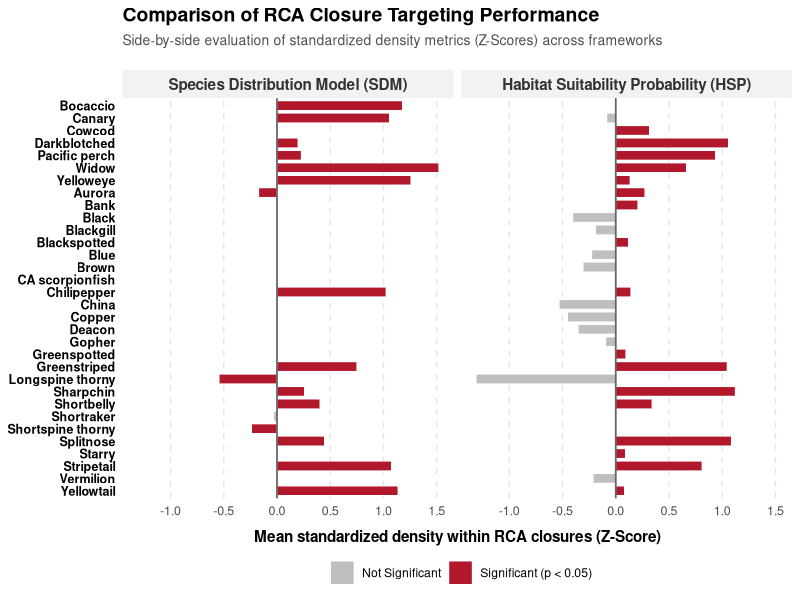

Write R code to recreate this figure.
# Generate plots of SDM and HSP z-scores with p-values from one-sample T-Test for RCA mapping project
# Blake Feist - created 18 May 2026

library(dplyr)
library(ggplot2)
library(readr)
library(tidyr)

### Pre-step
# assign the species names lookup and order and handle missing species alignment
species_order_map <- c(
  "mean_pauc" = "Bocaccio",
  "mean_pinn" = "Canary",
  "mean_levi" = "Cowcod",
  "mean_cram" = "Darkblotched",
  "mean_alut" = "Pacific perch",
  "mean_ento" = "Widow",
  "mean_rube" = "Yelloweye",
  "mean_auro" = "Aurora",
  "mean_rufu" = "Bank",
  "mean_mela" = "Black",
  "mean_omus" = "Blackgill",
  "mean_ctus" = "Blackspotted",
  "mean_myst" = "Blue",
  "mean_auri" = "Brown",
  "mean_guta" = "CA scorpionfish",
  "mean_good" = "Chilipepper",
  "mean_nebu" = "China",
  "mean_caur" = "Copper",
  "mean_diac" = "Deacon",
  "mean_carn" = "Gopher",
  "mean_chlo" = "Greenspotted",
  "mean_elon" = "Greenstriped",
  "mean_alti" = "Longspine thorny",
  "mean_zace" = "Sharpchin",
  "mean_jord" = "Shortbelly",
  "mean_bore" = "Shortraker",
  "mean_alas" = "Shortspine thorny",
  "mean_dipl" = "Splitnose",
  "mean_cons" = "Starry",
  "mean_saxi" = "Stripetail",
  "mean_mini" = "Vermilion",
  "mean_flav" = "Yellowtail"
)

### Step 1: Load CSVs
# Load performance CSV files
setwd("~/Documents/GitHub/RCA_closure_areas/spatial_overlay_stats/")
raw_sdm <- read.csv("SDM_species_performance.csv")
raw_hsp <- read.csv("HSP_species_performance.csv")

# Prep SDM performance data
data_sdm <- raw_sdm %>%
  mutate(
    Model_Source = "Species Distribution Model (SDM)",
    Clean_Name   = species_order_map[Species_ID]
  )

# Prep HSP performance data
data_hsp <- raw_hsp %>%
  mutate(
    Model_Source = "Habitat Suitability Probability (HSP)",
    Clean_Name   = species_order_map[Species_ID]
  )

# 4. Stack them vertically into one master data frame
combined_plot_data <- bind_rows(data_sdm, data_hsp) %>%
  mutate(Significance = ifelse(p_value < 0.05, "Significant (p < 0.05)", "Not Significant")) %>%
  filter(!is.na(Clean_Name)) %>%
  
  # --- THE FIX TO SWAP LEFT AND RIGHT PANELS ---
  # Explicitly set the factor levels to force SDM to the left and HSP to the right
  mutate(Model_Source = factor(Model_Source, levels = c(
    "Species Distribution Model (SDM)", 
    "Habitat Suitability Probability (HSP)"
  )))

# 5. Lock the order to match your species_order_map in reverse (Same as before)
explicit_order <- unique(species_order_map)
combined_plot_data$Clean_Name <- factor(combined_plot_data$Clean_Name, levels = rev(explicit_order))


### Step 2: Render Side-by-Side Comparison (leave out "z_score_plot <-" to just generate the plot in R Studio)
z_score_plot <- ggplot(combined_plot_data, aes(x = Clean_Name, y = Mean_Z_Across_Years, fill = Significance)) +
  # Draw the bars
  geom_bar(stat = "identity", width = 0.75, color = "white", linewidth = 0.2) +
  
  # Solid zero baseline across both panels
  geom_hline(yintercept = 0, color = "gray40", linetype = "solid", linewidth = 0.6) +
  
  # Flip coordinates so species common names read horizontally
  coord_flip() +
  
  # Split into side-by-side panels based on the two framework names
  facet_wrap(~ Model_Source, ncol = 2) + 
  
  # Color palette
  scale_fill_manual(values = c("Significant (p < 0.05)" = "#b2182b", 
                               "Not Significant" = "gray75")) +
  theme_minimal() +
  labs(
    title = "Comparison of RCA Closure Targeting Performance",
    subtitle = "Side-by-side evaluation of standardized density metrics (Z-Scores) across frameworks",
    x = NULL, 
    y = "Mean standardized density within RCA closures (Z-Score)",
    fill = ""
  ) +
  theme(
    panel.grid.major.y = element_blank(), 
    panel.grid.minor = element_blank(),
    panel.grid.major.x = element_line(color = "gray90", linetype = "dashed"),
    
    # Text and Axis formatting
    axis.text.y = element_text(size = 9, face = "bold", color = "black"), 
    axis.text.x = element_text(size = 9),
    axis.title.x = element_text(size = 11, face = "bold", vjust = -1),
    
    # Panel header styling
    strip.text = element_text(size = 11, face = "bold", color = "gray20"),
    strip.background = element_rect(fill = "gray95", color = "transparent"),
    
    plot.title = element_text(size = 14, face = "bold", hjust = 0),
    plot.subtitle = element_text(size = 10, color = "gray30", margin = margin(b = 15)),
    legend.position = "bottom"
  )

# Save plot as high-resolution PNG
ggsave(
  filename = "SDM & HSP z-scores plot.png",   # The name of your output file
  plot = z_score_plot,                        # Tells R which plot object to save
  width = 10,                                 # Physical width in inches
  height = 7,                                 # Physical height in inches
  units = "in",                               # Sets the measuring unit to inches ("in", "cm", or "mm")
  dpi = 600                                   # CRITICAL: Sets resolution to 600 DPI
)
